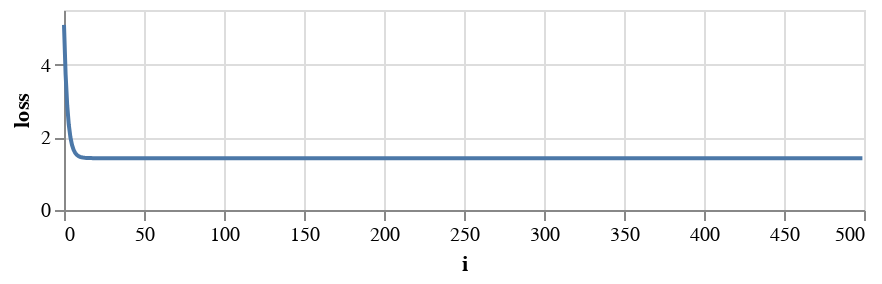

Notebook cell for this chart:
### Markdown cell above
The loss does go down, but overall it's still really high:

### Code cell
loss_df = pd.DataFrame({'i':range(500), 'loss':loss_record})
alt.Chart(loss_df, height=100).mark_line().encode(x='i', y='loss')

### Figure 1 — Vega-Lite specification as saved in the notebook (floating-point values rounded to 4 significant figures; data arrays with more than 128 entries replaced by an {"elided": "..."} marker saying what was removed)
{"$schema": "https://vega.github.io/schema/vega-lite/v3.4.0.json", "config": {"mark": {"tooltip": null}, "view": {"height": 300, "width": 400}}, "data": {"name": "data-6ed3eacae5a864ffe8b458cc8bb33516"}, "datasets": {"data-6ed3eacae5a864ffe8b458cc8bb33516": {"elided": "500 records"}}, "encoding": {"x": {"field": "i", "type": "quantitative"}, "y": {"field": "loss", "type": "quantitative"}}, "height": 100, "mark": "line"}
